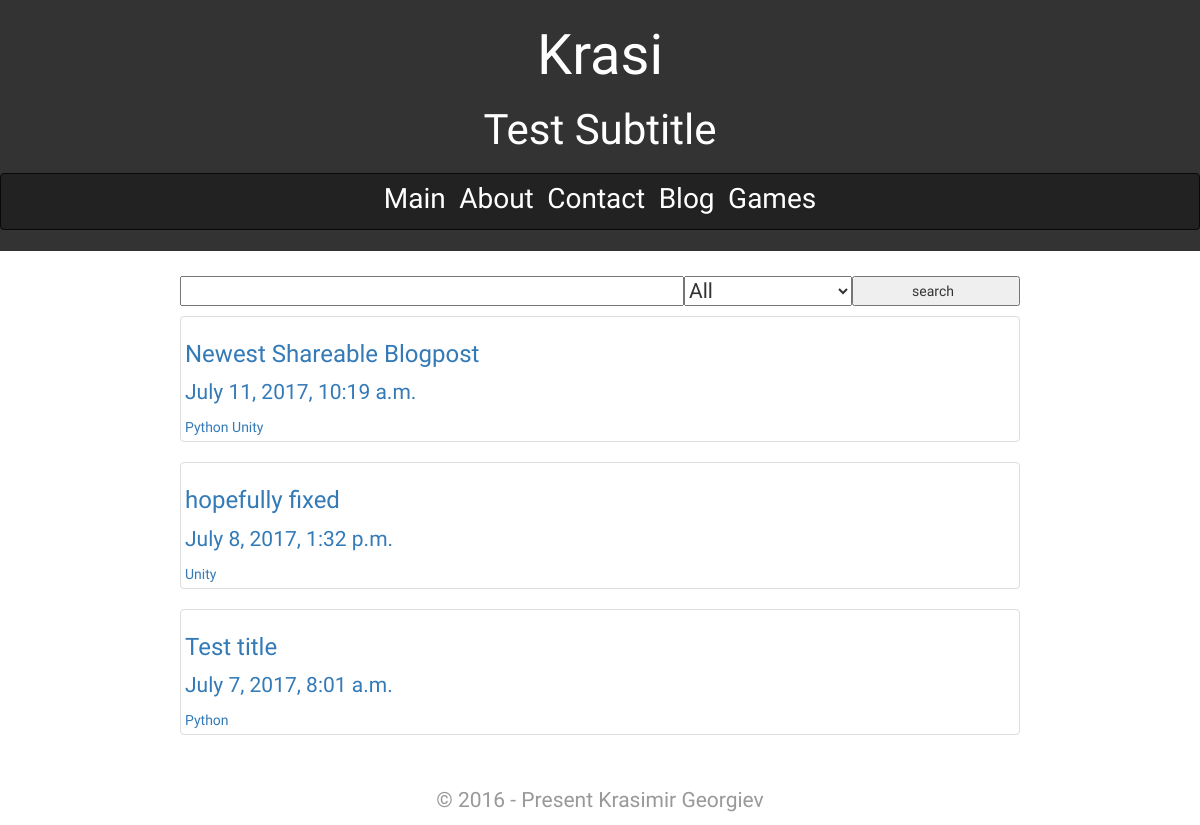
Before: /blog/ with the older database file.
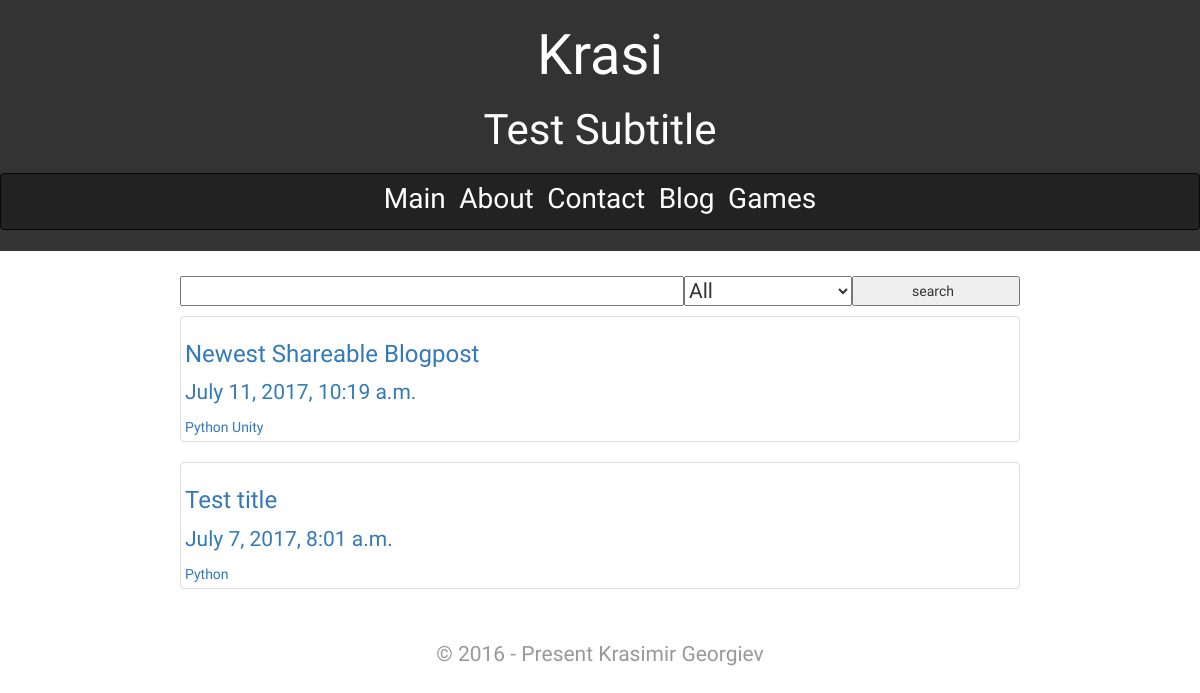
After: the same page with the newer database file.
### blog/models.py (models this page shows, shortened)
class Blog(models.Model):
	title = models.CharField(max_length = 255)
	created_at = models.DateTimeField(auto_now_add = True)
	writer = models.CharField(max_length = 255)
	shareable = models.BooleanField(default = False)
	categories = models.ManyToManyField("Category")
	class Meta():
		ordering = ['-created_at', ]

class Category(models.Model):
	name = models.CharField(max_length = 255)
	def __str__(self):
		return self.name
	class Meta:
		verbose_name_plural = "categories"

### blog/views.py (the view, shortened to what this page needs)
def blog_list(request):
	blogs = Blog.objects.all()
	search_form = forms.SearchForm()
	if request.method == "GET":
		search_form = forms.SearchForm(request.GET)
	return render(request, 'blog/blog_list.html',
		{'blog_list': blogs, 'search_form': search_form})

### blog/forms.py
class SearchForm(forms.Form):
	search_field = forms.CharField(max_length = 255, required=False)
	categories = forms.ChoiceField(choices = category_choices.CHOICES)

### blog/templates/blog/blog_list.html (shortened to what this page needs)
{% extends 'blog/layout.html' %}
{% block content %}
<form class = "search_form" action="" method = "GET">
	{{ search_form.as_p }}
	<input type="submit" value = "search" class = "search_button">
</form>
{% for blog in blog_list %}
	<a href = "{% url 'blog:blog_detail' pk=blog.pk %}">
		<div class = "thumbnail blog_box">
			<h3>
			{{ blog.title }}
			</h3>
			<p>{{ blog.created_at }}</p>
			<div class = "categories">
				{% for category in blog.categories.all %}
					{{ category }}
				{% endfor %}
			</div>
		</div>
	</a>
{% endfor %}
{% endblock %}

Changed rows visible on the page:
removed Blog: title "hopefully fixed", created_at "July 8, 2017, 1:32 p.m.", Category (name "Unity")
